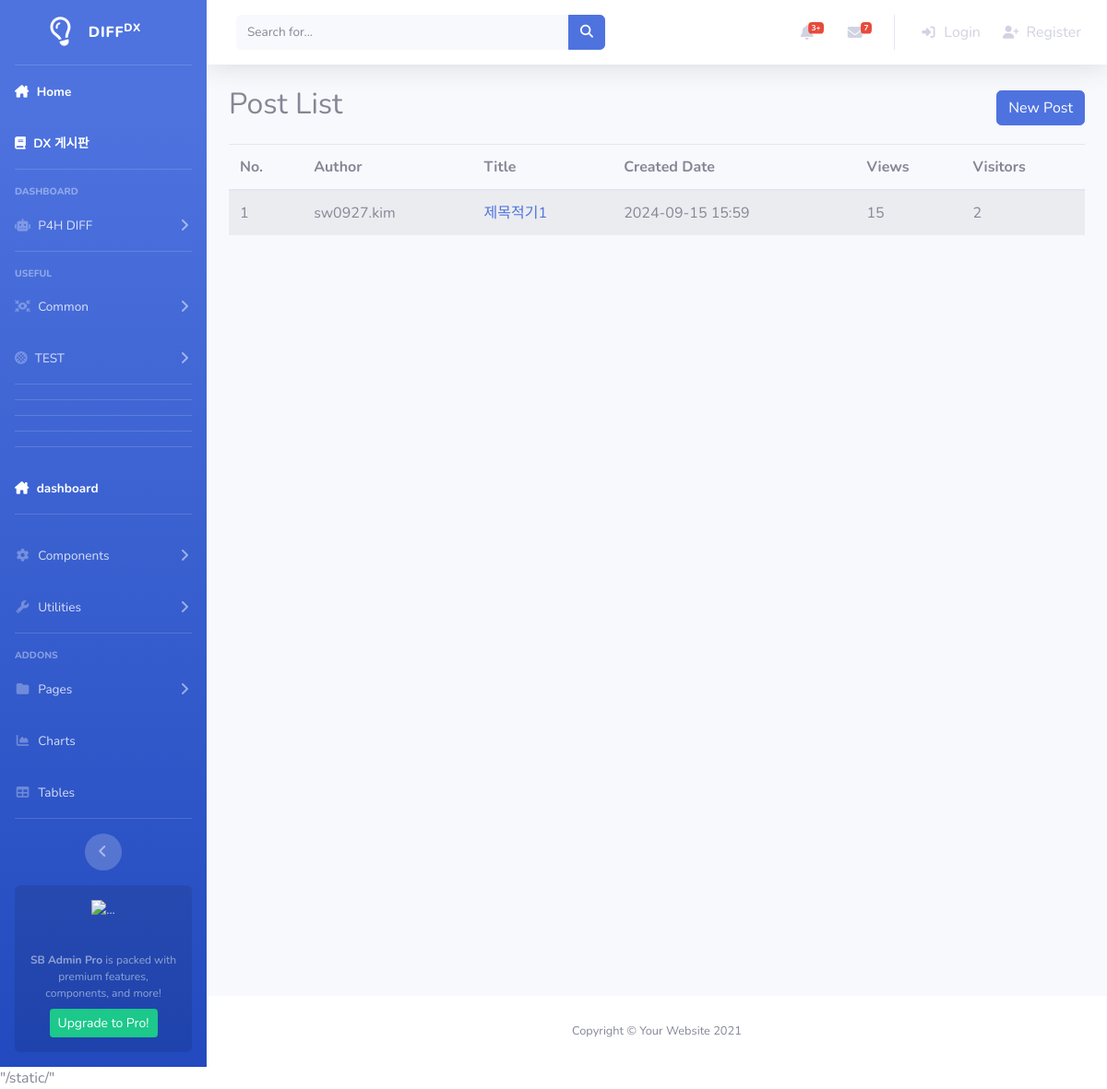
Page /board/ on the earlier database version.
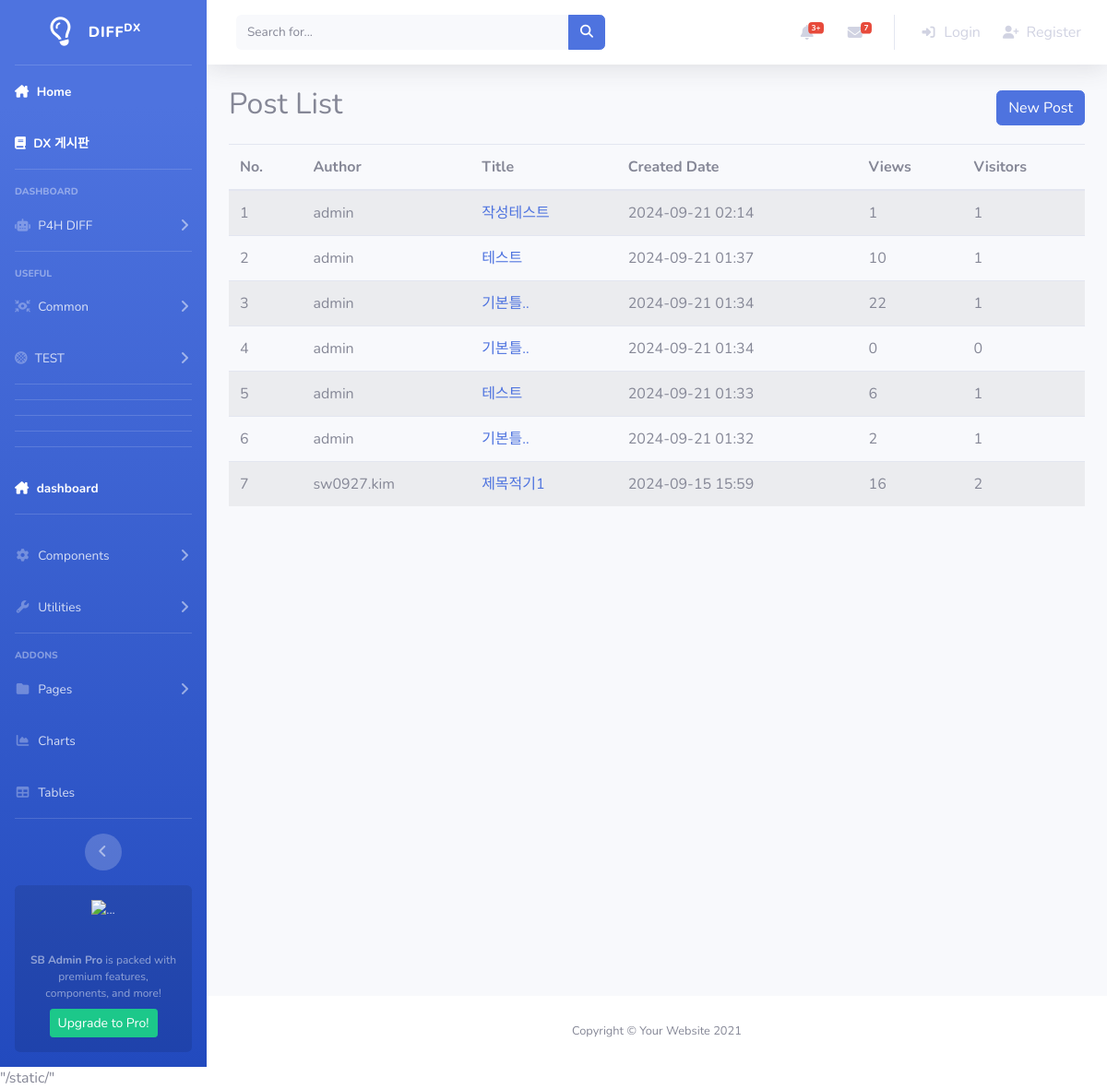
Same page on the later database version.
### board/models.py (models this page shows, shortened)
class Post(models.Model):
    title = models.CharField(max_length=200)
    content = models.TextField()
    author = models.ForeignKey(User, on_delete=models.CASCADE, null=True)
    created_at = models.DateTimeField(auto_now_add=True)
    updated_at = models.DateTimeField(auto_now=True)
    views = models.PositiveIntegerField(default=0)  # 조회수
    visitors = models.ManyToManyField(User, related_name='post_visitors', blank=True)

### board/views.py (the view)
# urls.py: path('', views.post_list, name='post_list'),
def post_list(request):
    posts = Post.objects.all().order_by('-created_at')
    return render(request, 'board/post_list.html', {'posts': posts})

### templates/board/post_list.html (shortened to what this page needs)
{% extends 'Common/base.html' %}
{% block content %}
    <div class="d-flex justify-content-between align-items-center mb-3">
        <h2>Post List</h2>
        <a href="{% url 'board:post_new' %}" class="btn btn-primary">New Post</a>
    </div>
    <table class="table table-striped">
        <thead>
            <tr>
                <th>No.</th>
                <th>Author</th>
                <th>Title</th>
                <th>Created Date</th>
                <th>Views</th>
                <th>Visitors</th>
            </tr>
        </thead>
        <tbody>
            {% for post in posts %}
            <tr>
                <td>{{ forloop.counter }}</td>
                <td>{{ post.author.username }}</td>
                <td>
                    <a href="{% url 'board:post_detail' post.pk %}">
                        {{ post.title }}
                    </a>
                </td>
                <td>{{ post.created_at|date:"Y-m-d H:i" }}</td>
                <td>{{ post.views }}</td>
                <td>{{ post.visitors.count }}</td>
            </tr>
            {% empty %}
            <tr>
                <td colspan="6" class="text-center">No posts available.</td>
            </tr>
            {% endfor %}
        </tbody>
    </table>
{% endblock %}

### templates/Common/base.html (shortened to what this page needs)
{% load static %}
<!DOCTYPE html>
<html lang="en">
<head>
    <link href="{% static 'vendor/fontawesome-free/css/all.min.css' %}" rel="stylesheet" type="text/css">
    <link href="{% static 'css/sb-admin-2.min.css' %}" rel="stylesheet">
</head>
<body id="page-top">
    <div id="wrapper">
        {% include 'Common/Sidebar.html' %}
        <div id="content-wrapper" class="d-flex flex-column">
            <div id="content">
                {% include 'Common/topbar.html' %}
                <div class="container-fluid">
                    {% block content %}{% endblock %}
                </div>
            </div>
            <footer class="sticky-footer bg-white">
                <div class="container my-auto">
                    <div class="copyright text-center my-auto">
                        <span>Copyright &copy; Your Website 2021</span>
                    </div>
                </div>
            </footer>
        </div>
    </div>
    "{% static '' %}"
</body>
</html>

### templates/Common/Sidebar.html (shortened to what this page needs)
<ul class="navbar-nav bg-gradient-primary sidebar sidebar-dark accordion" id="accordionSidebar">
    <a class="sidebar-brand d-flex align-items-center justify-content-center" href="{% url 'masterhome:index' %}">
        <div class="sidebar-brand-icon rotate-n-15">
            <i class="fa-sharp fa-regular fa-lightbulb"></i>
        </div>
        <div class="sidebar-brand-text mx-3">DIFF<sup>DX</sup></div>
    </a>
    <hr class="sidebar-divider my-0">
    <li class="nav-item active">
        <a class="nav-link" href="{% url 'masterhome:index' %}">
            <i class="fa-sharp fa-solid fa-house-chimney"></i>
            <span>Home</span></a>
    </li>
    <li class="nav-item active">
        <a class="nav-link" href="{% url 'board:post_list' %}">
            <i class="fa-solid fa-book"></i>
            <span>DX 게시판</span></a>
    </li>
    <hr class="sidebar-divider">
    <div class="sidebar-heading">
        DashBoard
    </div>
    <li class="nav-item">
        <a class="nav-link collapsed" href="" data-toggle="collapse" data-target="#collapseDASHBOARD_LP"
            aria-expanded="true" aria-controls="collapseDASHBOARD_LP">
            <i class="fa-solid fa-robot"></i>
            <span>P4H DIFF</span>
        </a>
    </li>
    <hr class="sidebar-divider">
    <div class="sidebar-heading">
        USEFUL
    </div>
    <li class="nav-item">
        <a class="nav-link collapsed" href="#" data-toggle="collapse" data-target="#collapseUSEFUL_Common"
            aria-expanded="true" aria-controls="collapseUSEFUL_Common">
            <i class="fa-solid fa-arrows-to-eye"></i>
            <span>Common</span>
        </a>
    </li>
    <li class="nav-item">
        <a class="nav-link collapsed" href="#" data-toggle="collapse" data-target="#collapseUSEFUL_TEST"
            aria-expanded="true" aria-controls="collapseUSEFUL_TEST">
            <i class="fa-solid fa-stroopwafel"></i>
            <span>TEST</span>
        </a>
    </li>
    <hr class="sidebar-divider">
    <hr class="sidebar-divider">
    <hr class="sidebar-divider">
    <hr class="sidebar-divider">
    <hr class="sidebar-divider">
    <li class="nav-item active">
        <a class="nav-link" href="{% url 'refweb:index' %}">
            <i class="fa-sharp fa-solid fa-house-chimney"></i>
            <span>dashboard</span></a>
    </li>
    <hr class="sidebar-divider">
    <li class="nav-item">
        <a class="nav-link collapsed" href="#" data-toggle="collapse" data-target="#collapseTwo"
            aria-expanded="true" aria-controls="collapseTwo">
            <i class="fas fa-fw fa-cog"></i>
            <span>Components</span>
        </a>
    </li>
    <li class="nav-item">
        <a class="nav-link collapsed" href="#" data-toggle="collapse" data-target="#collapseUtilities"
            aria-expanded="true" aria-controls="collapseUtilities">
            <i class="fas fa-fw fa-wrench"></i>
            <span>Utilities</span>
        </a>
    </li>
    <hr class="sidebar-divider">
    <div class="sidebar-heading">
        Addons
    </div>
    <li class="nav-item">
        <a class="nav-link collapsed" href="#" data-toggle="collapse" data-target="#collapsePages"
            aria-expanded="true" aria-controls="collapsePages">
            <i class="fas fa-fw fa-folder"></i>
            <span>Pages</span>
        </a>
    </li>
    <li class="nav-item">
        <a class="nav-link" href="{% url 'refweb:Charts' %}">
            <i class="fas fa-fw fa-chart-area"></i>
            <span>Charts</span></a>
    </li>
    <li class="nav-item">
        <a class="nav-link" href="{% url 'refweb:Tables' %}">
            <i class="fas fa-fw fa-table"></i>
            <span>Tables</span></a>
    </li>
    <hr class="sidebar-divider d-none d-md-block">
    <div class="text-center d-none d-md-inline">
        <button class="rounded-circle border-0" id="sidebarToggle"></button>
    </div>
    <div class="sidebar-card d-none d-lg-flex">
        <img class="sidebar-card-illustration mb-2" src="img/undraw_rocket.svg" alt="...">
        <p class="text-center mb-2"><strong>SB Admin Pro</strong> is packed with premium features, components, and more!</p>
        <a class="btn btn-success btn-sm" href="https://startbootstrap.com/theme/sb-admin-pro">Upgrade to Pro!</a>
    </div>
</ul>

### templates/Common/topbar.html (shortened to what this page needs)
<nav class="navbar navbar-expand navbar-light bg-white topbar mb-4 static-top shadow">
    <form
        class="d-none d-sm-inline-block form-inline mr-auto ml-md-3 my-2 my-md-0 mw-100 navbar-search">
        <div class="input-group">
            <input type="text" class="form-control bg-light border-0 small" placeholder="Search for..."
                aria-label="Search" aria-describedby="basic-addon2">
            <div class="input-group-append">
                <button class="btn btn-primary" type="button">
                    <i class="fas fa-search fa-sm"></i>
                </button>
            </div>
        </div>
    </form>
    <ul class="navbar-nav ml-auto">
        <li class="nav-item dropdown no-arrow mx-1">
            <a class="nav-link dropdown-toggle" href="#" id="alertsDropdown" role="button"
                data-toggle="dropdown" aria-haspopup="true" aria-expanded="false">
                <i class="fas fa-bell fa-fw"></i>
                <span class="badge badge-danger badge-counter">3+</span>
            </a>
        </li>
        <li class="nav-item dropdown no-arrow mx-1">
            <a class="nav-link dropdown-toggle" href="#" id="messagesDropdown" role="button"
                data-toggle="dropdown" aria-haspopup="true" aria-expanded="false">
                <i class="fas fa-envelope fa-fw"></i>
                <span class="badge badge-danger badge-counter">7</span>
            </a>
        </li>
        {% if user.is_authenticated %}
            <li class="nav-item dropdown no-arrow">
                <a class="nav-link dropdown-toggle" href="#" id="userDropdown" role="button"
                data-toggle="dropdown" aria-haspopup="true" aria-expanded="false">
                    <span class="mr-2 d-none d-lg-inline text-gray-600 small">{{ user.username }}</span>
                    <img class="img-profile rounded-circle" src="path/to/default/profile/image">
                </a>
                <div class="dropdown-menu dropdown-menu-right shadow animated--grow-in"
                    aria-labelledby="userDropdown">
                    <a class="dropdown-item" href="">
                        <i class="fas fa-user fa-sm fa-fw mr-2 text-gray-400"></i>
                        Profile
                    </a>
                    <a class="dropdown-item" href="">
                        <i class="fas fa-cogs fa-sm fa-fw mr-2 text-gray-400"></i>
                        Settings
                    </a>
                    <a class="dropdown-item" href="">
                        <i class="fas fa-list fa-sm fa-fw mr-2 text-gray-400"></i>
                        Activity Log
                    </a>
                    <div class="dropdown-divider"></div>
                    <a class="dropdown-item" href="#" data-toggle="modal" data-target="#logoutModal">
                        <i class="fas fa-sign-out-alt fa-sm fa-fw mr-2 text-gray-400"></i>
                        Logout
                    </a>
                </div>
            </li>
        {% else %}
            <li class="nav-item">
                <a class="nav-link" href="">
                    <i class="fas fa-sign-in-alt fa-sm fa-fw mr-2 text-gray-400"></i>
                    Login
                </a>
            </li>
            <li class="nav-item">
                <a class="nav-link" href="">
                    <i class="fas fa-user-plus fa-sm fa-fw mr-2 text-gray-400"></i>
                    Register
                </a>
            </li>
        {% endif %}
    </ul>
</nav>

Differences in the rows shown:
added Post: author.username "admin", title "작성테스트", created_at "2024-09-21 02:14", views "1", visitors.count "1"
added Post: author.username "admin", title "테스트", created_at "2024-09-21 01:37", views "10", visitors.count "1"
added Post: author.username "admin", title "기본틀..", created_at "2024-09-21 01:34", views "22", visitors.count "1"
added Post: author.username "admin", title "기본틀..", created_at "2024-09-21 01:34", views "0", visitors.count "0"
added Post: author.username "admin", title "테스트", created_at "2024-09-21 01:33", views "6", visitors.count "1"
added Post: author.username "admin", title "기본틀..", created_at "2024-09-21 01:32", views "2", visitors.count "1"
changed Post "제목적기1": views "15" → "16"
